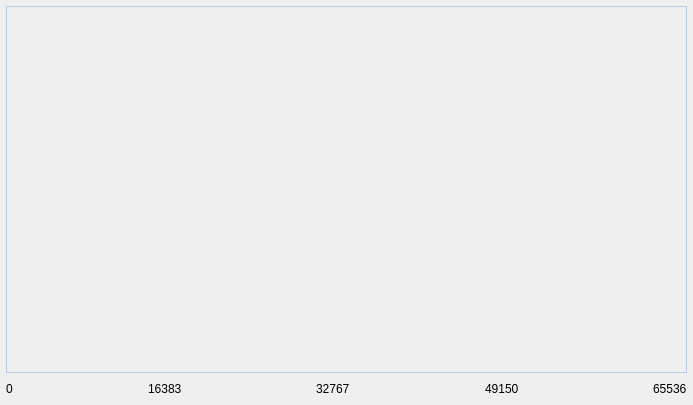
<?xml version="1.0" encoding="UTF-8"?>
<ui version="4.0">
 <class>BrightClbWdg</class>
 <widget class="QWidget" name="BrightClbWdg">
  <property name="geometry">
   <rect>
    <x>0</x>
    <y>0</y>
    <width>693</width>
    <height>405</height>
   </rect>
  </property>
  <property name="maximumSize">
   <size>
    <width>16777215</width>
    <height>680</height>
   </size>
  </property>
  <property name="windowTitle">
   <string>直方图</string>
  </property>
  <layout class="QVBoxLayout" name="verticalLayout">
   <property name="leftMargin">
    <number>6</number>
   </property>
   <property name="topMargin">
    <number>6</number>
   </property>
   <property name="rightMargin">
    <number>6</number>
   </property>
   <property name="bottomMargin">
    <number>6</number>
   </property>
   <item>
    <layout class="QVBoxLayout" name="verticalLayout_3" stretch="1,0">
     <property name="bottomMargin">
      <number>0</number>
     </property>
     <item>
      <widget class="QWidget" name="widget" native="true">
       <property name="styleSheet">
        <string notr="true">QWidget#widget
{
border:1px solid rgb(184, 202, 231);
}</string>
       </property>
       <layout class="QVBoxLayout" name="verticalLayout_2">
        <property name="leftMargin">
         <number>1</number>
        </property>
        <property name="topMargin">
         <number>1</number>
        </property>
        <property name="rightMargin">
         <number>1</number>
        </property>
        <property name="bottomMargin">
         <number>1</number>
        </property>
        <item>
         <widget class="QWidget" name="widget_histogram" native="true">
          <property name="styleSheet">
           <string notr="true"/>
          </property>
         </widget>
        </item>
       </layout>
      </widget>
     </item>
     <item>
      <layout class="QHBoxLayout" name="horizontalLayout">
       <property name="spacing">
        <number>0</number>
       </property>
       <item>
        <widget class="QLabel" name="label_4">
         <property name="text">
          <string>0</string>
         </property>
        </widget>
       </item>
       <item>
        <spacer name="horizontalSpacer">
         <property name="orientation">
          <enum>Qt::Horizontal</enum>
         </property>
         <property name="sizeHint" stdset="0">
          <size>
           <width>40</width>
           <height>20</height>
          </size>
         </property>
        </spacer>
       </item>
       <item>
        <widget class="QLabel" name="label_2">
         <property name="text">
          <string>16383</string>
         </property>
        </widget>
       </item>
       <item>
        <spacer name="horizontalSpacer_7">
         <property name="orientation">
          <enum>Qt::Horizontal</enum>
         </property>
         <property name="sizeHint" stdset="0">
          <size>
           <width>40</width>
           <height>20</height>
          </size>
         </property>
        </spacer>
       </item>
       <item>
        <widget class="QLabel" name="label_9">
         <property name="text">
          <string>32767</string>
         </property>
        </widget>
       </item>
       <item>
        <spacer name="horizontalSpacer_2">
         <property name="orientation">
          <enum>Qt::Horizontal</enum>
         </property>
         <property name="sizeHint" stdset="0">
          <size>
           <width>40</width>
           <height>20</height>
          </size>
         </property>
        </spacer>
       </item>
       <item>
        <widget class="QLabel" name="label_3">
         <property name="text">
          <string>49150</string>
         </property>
        </widget>
       </item>
       <item>
        <spacer name="horizontalSpacer_3">
         <property name="orientation">
          <enum>Qt::Horizontal</enum>
         </property>
         <property name="sizeHint" stdset="0">
          <size>
           <width>40</width>
           <height>20</height>
          </size>
         </property>
        </spacer>
       </item>
       <item>
        <widget class="QLabel" name="label">
         <property name="text">
          <string>65536</string>
         </property>
        </widget>
       </item>
      </layout>
     </item>
    </layout>
   </item>
  </layout>
 </widget>
 <resources/>
 <connections/>
</ui>
